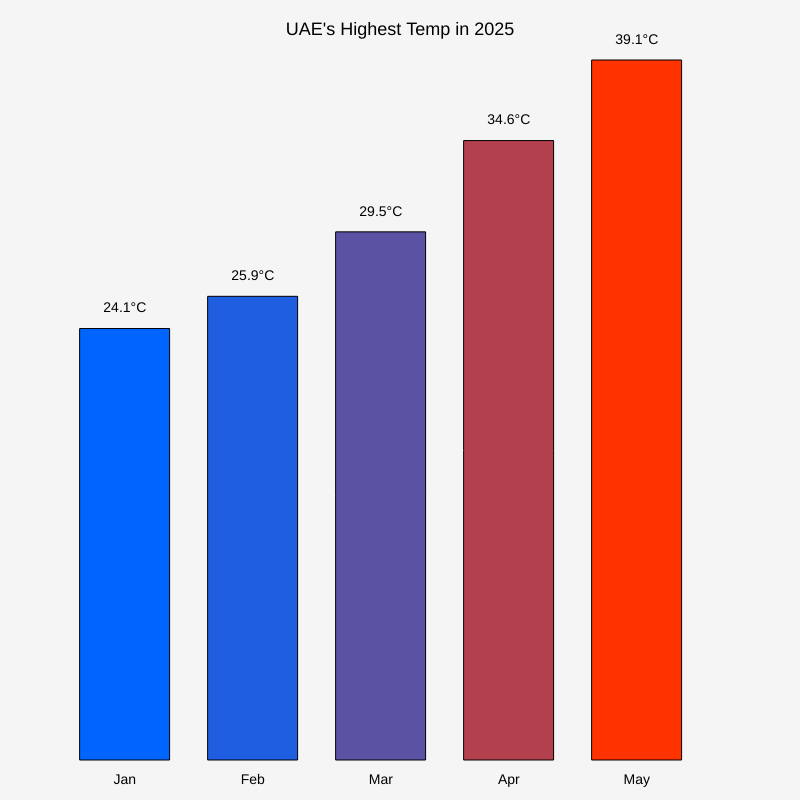
Frame 1 (no input)
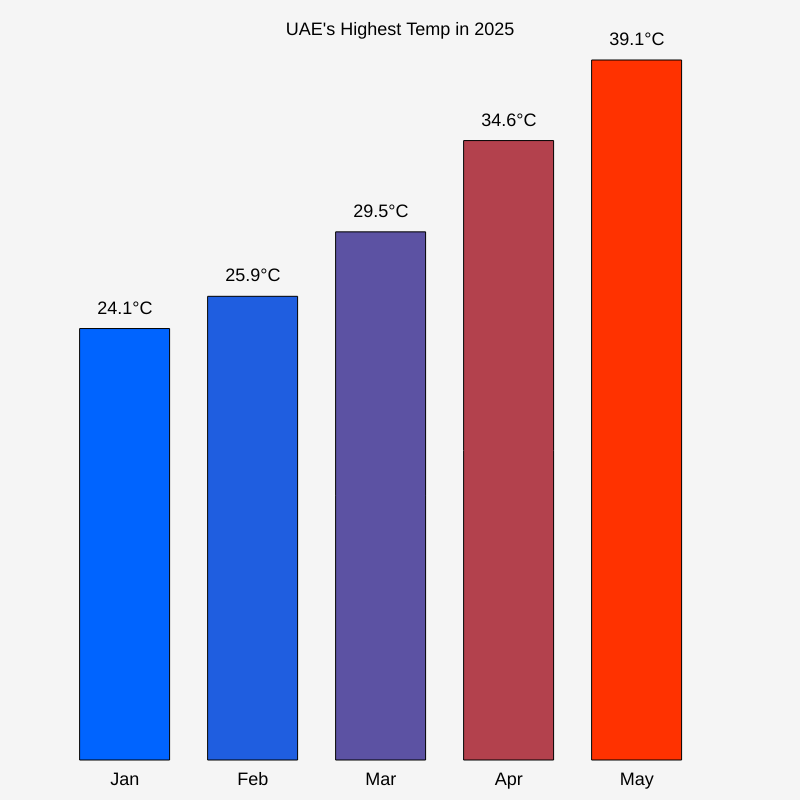
Frame 60 (no input)
Frame 120 (the mouse pressed at the canvas centre since frame 60): identical to frame 60, image omitted

The p5.js sketch that drew these frames (run headless with seeded random() and noise() and a simulated clock; from frame 60 on, the mouse is pressed at the canvas centre):

// p5.js sketch
// ── sketch.js
let data = [
  { month: "Jan", temp: 24.1 },
  { month: "Feb", temp: 25.9 },
  { month: "Mar", temp: 29.5 },
  { month: "Apr", temp: 34.6 },
  { month: "May", temp: 39.1 }
];

function setup() {
  createCanvas(800, 800);
  textAlign(CENTER, CENTER);
  textSize(14);
}

function draw() {
  background(245);
  let margin = 80;
  let barWidth = (width - 2 * margin) / data.length;
  let maxTemp = max(data.map(d => d.temp));
  let minTemp = min(data.map(d => d.temp));

  for (let i = 0; i < data.length; i++) {
    let x = margin + i * barWidth;
    let h = map(data[i].temp, 0, maxTemp, 0, height - 100);

    // Gradient 
    let norm = map(data[i].temp, minTemp, maxTemp, 0, 1);
    let r = lerp(0, 255, norm);
    let g = lerp(100, 50, norm);
    let b = lerp(255, 0, norm);

    fill(r, g, b);
    rect(x, height - h - 40, barWidth * 0.7, h);

    // Temperature value above the bar
    fill(0);
    text(`${data[i].temp}°C`, x + barWidth * 0.35, height - h - 60);

    // Month label under the bar
    text(data[i].month, x + barWidth * 0.35, height - 20);
  }

  fill(0);
  textSize(18);
  text("UAE's Highest Temp in 2025", width / 2, 30);
}
